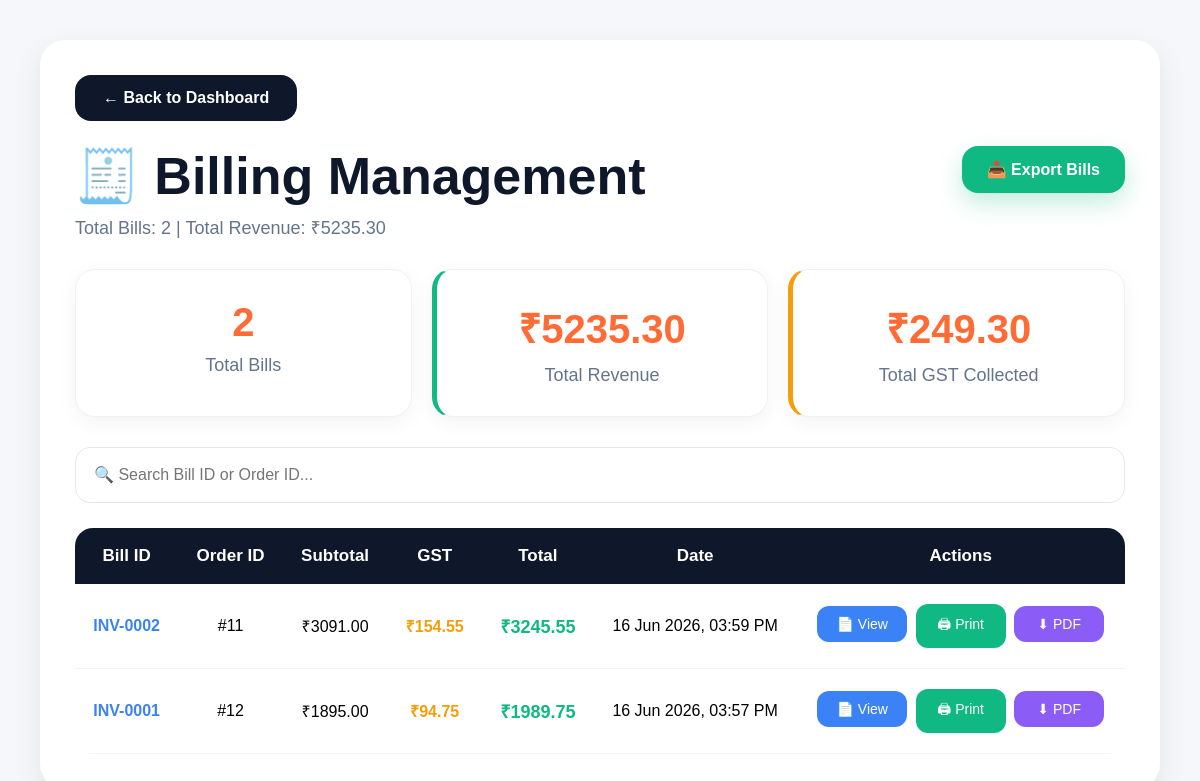
/billing/ (signed in), run on the app's committed database.
### billing/models.py (models this page shows, shortened)
class Bill(models.Model):
    order = models.OneToOneField(
        Order,
        on_delete=models.CASCADE
    )
    subtotal = models.DecimalField(
        max_digits=10,
        decimal_places=2
    )
    gst = models.DecimalField(
        max_digits=10,
        decimal_places=2
    )
    total_amount = models.DecimalField(
        max_digits=10,
        decimal_places=2
    )
    created_at = models.DateTimeField(
        auto_now_add=True
    )

### orders/models.py (models this page shows, shortened)
class Order(models.Model):
    user = models.ForeignKey(
        settings.AUTH_USER_MODEL,
        on_delete=models.CASCADE,
        related_name='orders'
    )
    STATUS_CHOICES = [
        ('Pending', 'Pending'),
        ('Preparing', 'Preparing'),
        ('Served', 'Served'),
    ]
    status = models.CharField(
        max_length=20,
        choices=STATUS_CHOICES,
        default='Pending'
    )
    created_at = models.DateTimeField(
        auto_now_add=True
    )

### billing/views.py (the view)
def bill_list(request):
    if request.user.role not in [
        "manager",
        "cashier",
        "admin"
    ]:
        return redirect("home")
    bills = Bill.objects.select_related(
        "order"
    ).order_by(
        "-created_at"
    )
    total_bills = bills.count()
    total_revenue = bills.aggregate(
        Sum("total_amount")
    )["total_amount__sum"] or 0
    total_gst = bills.aggregate(
        Sum("gst")
    )["gst__sum"] or 0
    context = {
        "bills": bills,
        "total_bills": total_bills,
        "total_revenue": round(
            total_revenue,
            2
        ),
        "total_gst": round(
            total_gst,
            2
        ),
    }
    return render(
        request,
        "billing/bill_list.html",
        context
    )

### templates/billing/bill_list.html (shortened to what this page needs)
<!doctype html>
<html>
  <head>
  </head>
  <body>
    <div class="container">
      <div class="card">
      <div class="top-section">
    <a href="/dashboard/" class="btn dashboard-btn">
        ← Back to Dashboard
    </a>
</div>
<div class="header">
    <div>
        <h1>🧾 Billing Management</h1>
        <p class="sub-title">
            Total Bills: {{ total_bills }} |
            Total Revenue: ₹{{ total_revenue }}
        </p>
    </div>
    <a href="#" class="btn export-btn">
        📥 Export Bills
    </a>
</div>
        <div class="stats">
          <div class="stat-card">
            <h2>{{ total_bills }}</h2>
            <p>Total Bills</p>
          </div>
          <div class="stat-card revenue">
            <h2>₹{{ total_revenue }}</h2>
            <p>Total Revenue</p>
          </div>
          <div class="stat-card gst-card">
            <h2>₹{{ total_gst }}</h2>
            <p>Total GST Collected</p>
          </div>
        </div>
        <div class="search-box">
          <input
            type="text"
            id="searchInput"
            placeholder="🔍 Search Bill ID or Order ID..."
            onkeyup="searchBills()"
          />
        </div>
        {% if bills %}
        <table id="billingTable">
          <tr>
            <th>Bill ID</th>
            <th>Order ID</th>
            <th>Subtotal</th>
            <th>GST</th>
            <th>Total</th>
            <th>Date</th>
            <th>Actions</th>
          </tr>
          {% for bill in bills %}
          <tr>
            <td class="bill-id">INV-{{ bill.id|stringformat:"04d" }}</td>
            <td>#{{ bill.order.id }}</td>
            <td>₹{{ bill.subtotal }}</td>
            <td class="gst">₹{{ bill.gst }}</td>
            <td class="total">₹{{ bill.total_amount }}</td>
            <td>{{ bill.created_at|date:"d M Y, h:i A" }}</td>
            <td>
              <a href="{% url 'invoice_detail' bill.id %}" class="invoice-btn">
                📄 View
              </a>
              <a
                href="{% url 'invoice_detail' bill.id %}"
                target="_blank"
                class="print-btn"
              >
                🖨 Print
              </a>
              <a
                href="{% url 'download_invoice_pdf' bill.id %}"
                class="pdf-btn"
              >
                ⬇ PDF
              </a>
            </td>
          </tr>
          {% endfor %}
        </table>
        {% else %}
        <div class="empty">
          <h2>No Bills Generated Yet</h2>
          <br />
          <p>Generate a bill from a Served Order to see it here.</p>
        </div>
        {% endif %}
      </div>
    </div>
  </body>
</html>

### templates/billing/bill_list.html (style rules this page uses)
* { margin:0; padding:0; box-sizing:border-box; font-family:Poppins,sans-serif; }
body { background:#f5f7fb; padding:40px; }
.container { max-width:1300px; margin:auto; }
.card { background:white; border-radius:25px; padding:35px; box-shadow:0 10px 30px rgba(0,0,0,.08); }
.header { display:flex; justify-content:space-between; align-items:flex-start; margin-bottom:30px; }
h1 { color:#0f172a; font-size:52px; font-weight:700; }
.sub-title { color:#64748b; font-size:18px; margin-top:8px; }
.btn { text-decoration:none; color:white; font-weight:600; transition:.3s; }
.dashboard-btn { background:#0f172a; padding:14px 28px; border-radius:16px; display:inline-block; margin-bottom:25px; }
.export-btn { background:#10b981; padding:14px 25px; border-radius:16px; box-shadow:0 10px 25px rgba(16,185,129,.25); }
.stats { display:grid; grid-template-columns:repeat(3,1fr); gap:20px; margin-bottom:30px; }
.stat-card { background:white; padding:30px; border-radius:20px; text-align:center; border:1px solid #edf2f7; box-shadow:0 5px 20px rgba(0,0,0,.05); transition:.3s; }
.revenue { border-left:5px solid #10b981; }
.gst-card { border-left:5px solid #f59e0b; }
.stat-card h2 { font-size:40px; color:#ff6b35; margin-bottom:10px; }
.stat-card p { color:#64748b; font-size:18px; }
.search-box { margin-bottom:25px; }
.search-box input { width:100%; padding:18px; border:1px solid #e5e7eb; border-radius:15px; font-size:16px; background:white; outline:none; }
table { width:100%; border-collapse:collapse; overflow:hidden; border-radius:18px; }
th { background:#0f172a; color:white; padding:18px; text-align:center; font-size:17px; }
td { padding:18px; text-align:center; border-bottom:1px solid #f1f5f9; }
.bill-id { color:#3b82f6; font-weight:700; }
.gst { color:#f59e0b; font-weight:700; }
.total { color:#10b981; font-weight:700; font-size:18px; }
.invoice-btn, .print-btn, .pdf-btn { text-decoration:none; color:white; padding:10px 16px; border-radius:12px; font-size:14px; display:inline-block; min-width:90px; text-align:center; margin:2px; transition:.3s; }
.invoice-btn { background:#3b82f6; }
.print-btn { background:#10b981; }
.pdf-btn { background:#8b5cf6; }

### data on the page
Bill: id "0002", order.id "11", subtotal "3091.00", gst "154.55", total_amount "3245.55", created_at "16 Jun 2026, 03:59 PM"
Bill: id "0001", order.id "12", subtotal "1895.00", gst "94.75", total_amount "1989.75", created_at "16 Jun 2026, 03:57 PM"

### other printed values
{{ total_bills }} "2"
{{ total_revenue }} "5235.30"
{{ total_gst }} "249.30"
